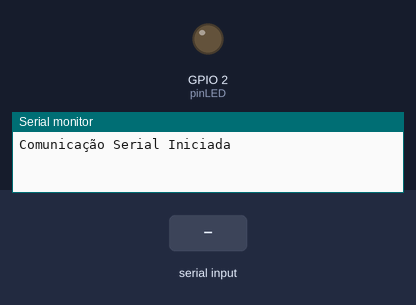
A program run on a simulated ESP32. Parts: output pins drawn as LEDs (lit = HIGH), the last lines printed to the serial monitor. Dashed ring = blinking. Inputs (shaded band) come from the test bench.

Above: at 1.2 s.
1.3 s: "pisca\n" received over Serial
At 1.7 s:
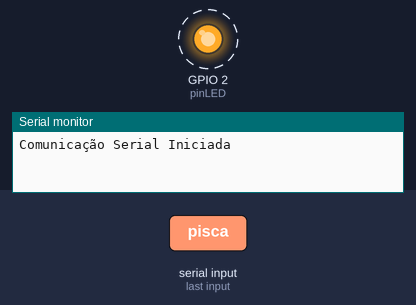
4.3 s: "desligar o pisca\n" received over Serial
At 5.0 s:
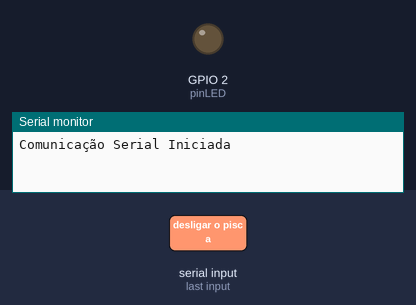
5.8 s: "liga\n" received over Serial
At 6.7 s:
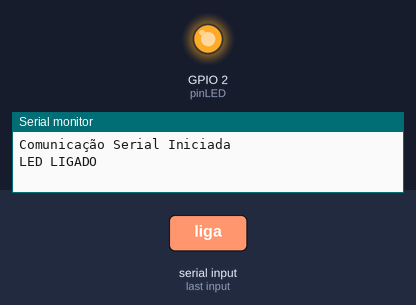
7.3 s: "desliga\n" received over Serial
At 7.8 s:
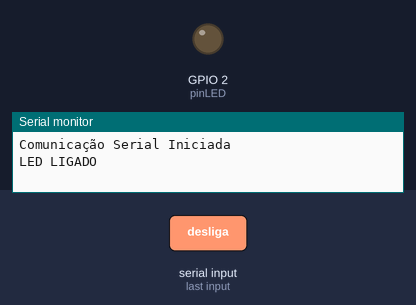
Timing chart, 0 to 9.8 s (numbered marks = the images above; inputs shaded):
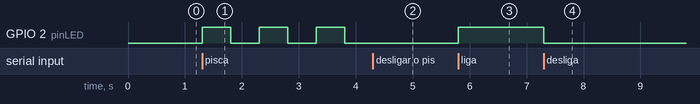

Measured:
- after the input at 1.3 s, GPIO 2 (pinLED): alternates HIGH for 0.50 s and LOW for 0.50 s, starting at once
- after the input at 4.3 s, GPIO 2 (pinLED): stays LOW (without the input it goes to HIGH after 0.01 s)
- after the input at 5.8 s, GPIO 2 (pinLED): LOW → HIGH at once
- after the input at 7.3 s, GPIO 2 (pinLED): HIGH → LOW at once

The program:

main.cpp
```cpp
#include <Arduino.h>
#define pinLED 2

void setup() {
  Serial.begin(115200);
  Serial.println("Comunicação Serial Iniciada");
  pinMode(pinLED, OUTPUT);
}

void loop() {
  static bool estadoLED = 0;
  static bool pisca;
  unsigned long tempoAtual = millis();
  static unsigned long tempoInicial = 0;
  static unsigned long intervalo = 500;

  if(Serial.available()){
    String msg = Serial.readStringUntil('\n');
    msg.trim();
    if(msg.equalsIgnoreCase("liga")){
      Serial.println("LED LIGADO");
      estadoLED = 1;
    }
    else if (msg.equalsIgnoreCase("desliga")){
      estadoLED = 0;}
    else if (msg.equalsIgnoreCase("pisca")){
      pisca = 1;
    }
    else if (msg.equalsIgnoreCase("desligar o pisca")){
      pisca = 0;
    }
    if(msg.equalsIgnoreCase("ace")){
      intervalo -= 50;
      if(intervalo < 50){
        intervalo = 50;
        Serial.println("velocidade maxima atingida");
      }
    }
    else if(msg.equalsIgnoreCase("fre")){
      intervalo += 50;
      if(intervalo > 1000){
        intervalo = 1000;
        Serial.print("velocidade minima atingida");
      }
    }
  }
  if (pisca){
    if(tempoAtual - tempoInicial > intervalo){
      estadoLED = !estadoLED;
      tempoInicial = tempoAtual;
    }


  }


  digitalWrite(pinLED, estadoLED);
}
```
